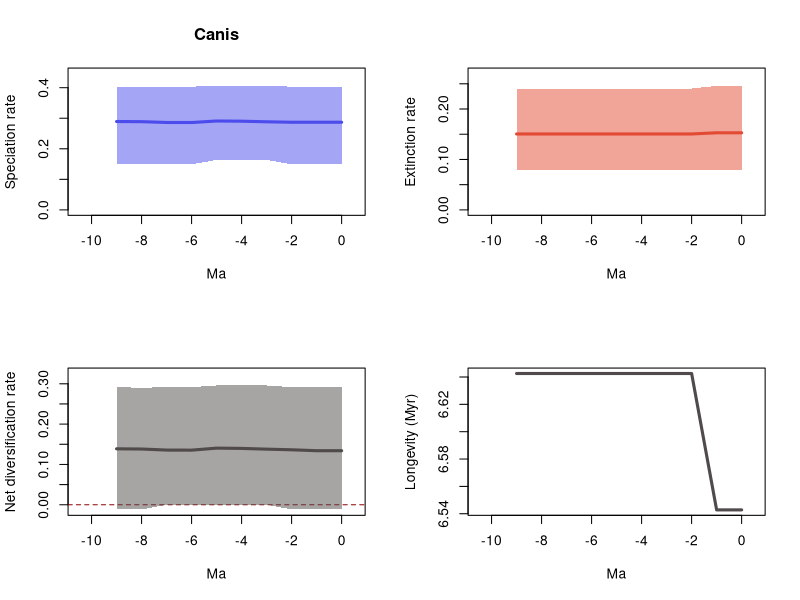

Reproduce this figure in R.
# 1 files combined:
# 	C:\Users\Bri\Documents\Career\PyRate\example_files\Canis_example\pyrate_mcmc_logs/Canis_pbdb_data_1_G_marginal_rates.log

# 95% HPDs calculated using code from Biopy (https://www.cs.auckland.ac.nz/~yhel002/biopy/)

pdf(file='C:/Users/Bri/Documents/Career/PyRate/example_files/Canis_example/pyrate_mcmc_logs/Canis_pbdb_data_1_G_marginal_rates_RTT.pdf',width=10.8, height=8.4)
par(mfrow=c(2,2))
library(scales)
L_hpd_m95=c(0.149308120216, 0.149308120216,0.149308120216,0.163606667921,0.163606667921,0.163606667921,0.149308120216,0.149308120216,0.149308120216,0.149308120216)
L_hpd_M95=c(0.403547338478, 0.403547338478,0.403547338478,0.405853970009,0.405853970009,0.405853970009,0.403547338478,0.403547338478,0.403547338478,0.403547338478)
M_hpd_m95=c(0.07895707355, 0.07895707355,0.07895707355,0.07895707355,0.07895707355,0.07895707355,0.07895707355,0.07895707355,0.07895707355,0.07895707355)
M_hpd_M95=c(0.245809461174, 0.245809461174,0.240643883925,0.240643883925,0.240643883925,0.240643883925,0.240643883925,0.240643883925,0.240643883925,0.240643883925)
R_hpd_m95=c(-0.0115362766044, -0.0115362766044,-0.0115362766044,4.939401426e-05,4.939401426e-05,4.939401426e-05,4.939401426e-05,4.939401426e-05,-0.0115362766044,-0.0115362766044)
R_hpd_M95=c(0.291647530738, 0.291647530738,0.291647530738,0.295874488363,0.295874488363,0.295874488363,0.291647530738,0.291647530738,0.2901930986,0.291647530738)
L_mean=c(0.286904270962, 0.286904270962,0.286904270962,0.288443401218,0.290304691424,0.2909934217,0.285981350822,0.286185366345,0.28879061742,0.289314631268)
M_mean=c(0.152839281188, 0.152839281188,0.150544680256,0.150544680256,0.150544680256,0.150544680256,0.150544680256,0.150544680256,0.150544680256,0.150544680256)
R_mean=c(0.134064989774, 0.134064989774,0.136359590706,0.137898720963,0.139760011168,0.140448741444,0.135436670566,0.135640686089,0.138245937164,0.138769951012)
trans=0.5
age=(0:(10-1))* -1
plot(age,age,type = 'n', ylim = c(0, 0.44643936701), xlim = c(-10.5,0.5), ylab = 'Speciation rate', xlab = 'Ma',main='Canis' )
polygon(c(age, rev(age)), c(L_hpd_M95, rev(L_hpd_m95)), col = alpha("#4c4cec",trans), border = NA)
lines(rev(age), rev(L_mean), col = "#4c4cec", lwd=3)
plot(age,age,type = 'n', ylim = c(0, 0.270390407291), xlim = c(-10.5,0.5), ylab = 'Extinction rate', xlab = 'Ma' )
polygon(c(age, rev(age)), c(M_hpd_M95, rev(M_hpd_m95)), col = alpha("#e34a33",trans), border = NA)
lines(rev(age), rev(M_mean), col = "#e34a33", lwd=3)
plot(age,age,type = 'n', ylim = c(-0.0126899042649, 0.325461937199), xlim = c(-10.5,0.5), ylab = 'Net diversification rate', xlab = 'Ma' )
abline(h=0,lty=2,col="darkred")
polygon(c(age, rev(age)), c(R_hpd_M95, rev(R_hpd_m95)), col = alpha("#504A4B",trans), border = NA)
lines(rev(age), rev(R_mean), col = "#504A4B", lwd=3)
plot(age,rev(1/M_mean),type = 'n', xlim = c(-10.5,0.5), ylab = 'Longevity (Myr)', xlab = 'Ma' )
lines(rev(age), rev(1/M_mean), col = "#504A4B", lwd=3)
n <- dev.off()